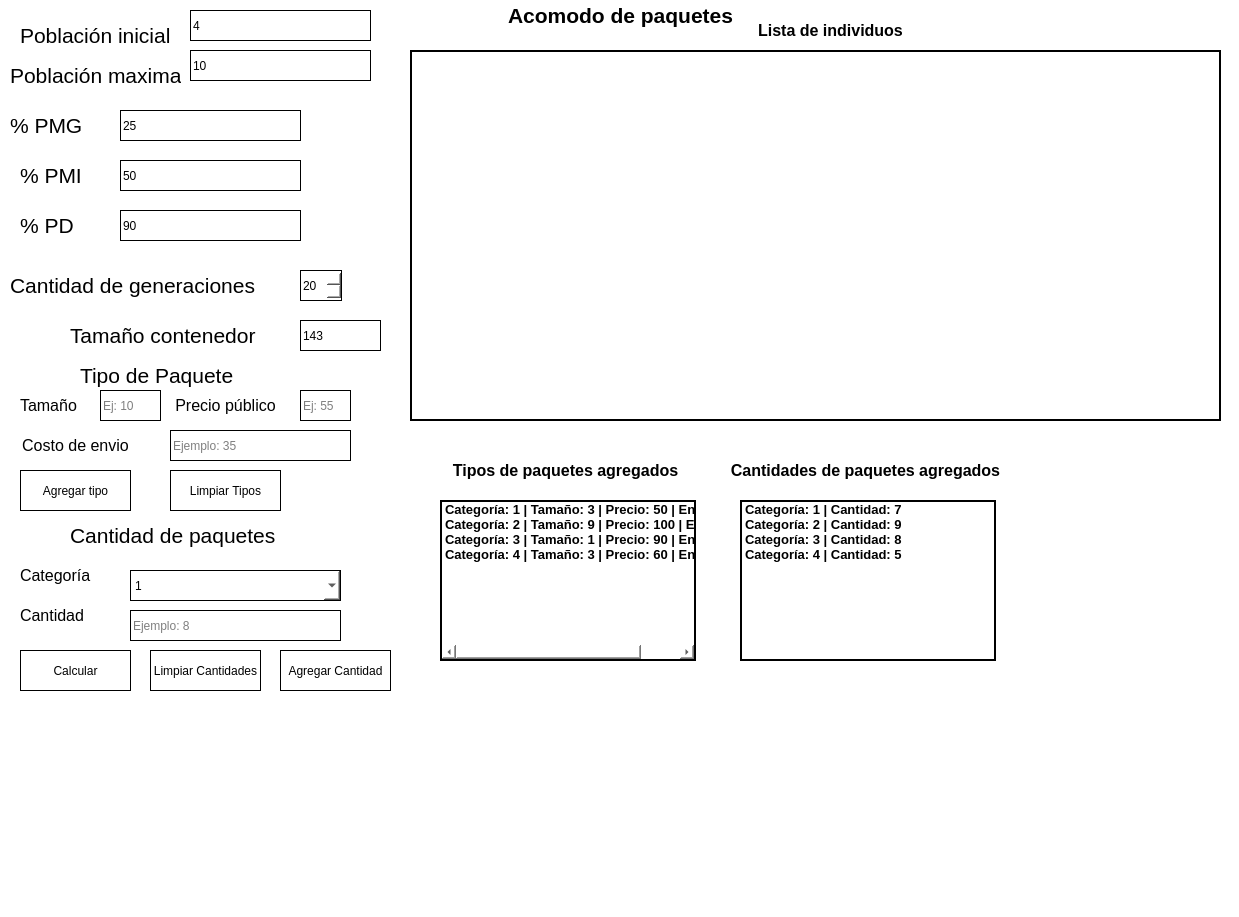
<?xml version="1.0" encoding="UTF-8"?>
<ui version="4.0">
 <class>MainWindow</class>
 <widget class="QMainWindow" name="MainWindow">
  <property name="geometry">
   <rect>
    <x>0</x>
    <y>0</y>
    <width>1239</width>
    <height>917</height>
   </rect>
  </property>
  <property name="windowTitle">
   <string>Algoritmos Geneticos</string>
  </property>
  <property name="styleSheet">
   <string notr="true">background-color: rgb(255, 255, 255);</string>
  </property>
  <widget class="QWidget" name="centralwidget">
   <widget class="QLabel" name="label_2">
    <property name="geometry">
     <rect>
      <x>495</x>
      <y>0</y>
      <width>251</width>
      <height>31</height>
     </rect>
    </property>
    <property name="font">
     <font>
      <family>Arial</family>
      <pointsize>16</pointsize>
      <weight>75</weight>
      <bold>true</bold>
     </font>
    </property>
    <property name="cursor">
     <cursorShape>ArrowCursor</cursorShape>
    </property>
    <property name="styleSheet">
     <string notr="true"/>
    </property>
    <property name="text">
     <string>Acomodo de paquetes</string>
    </property>
    <property name="alignment">
     <set>Qt::AlignCenter</set>
    </property>
   </widget>
   <widget class="QPushButton" name="btn_calcular">
    <property name="enabled">
     <bool>true</bool>
    </property>
    <property name="geometry">
     <rect>
      <x>20</x>
      <y>650</y>
      <width>111</width>
      <height>41</height>
     </rect>
    </property>
    <property name="layoutDirection">
     <enum>Qt::LeftToRight</enum>
    </property>
    <property name="styleSheet">
     <string notr="true">border: 1px solid;
background:rgb(255, 255, 255)</string>
    </property>
    <property name="text">
     <string>Calcular</string>
    </property>
   </widget>
   <widget class="QLineEdit" name="pIni">
    <property name="geometry">
     <rect>
      <x>190</x>
      <y>10</y>
      <width>181</width>
      <height>31</height>
     </rect>
    </property>
    <property name="styleSheet">
     <string notr="true">border: 1px solid;
background:rgb(255, 255, 255)</string>
    </property>
    <property name="text">
     <string>4</string>
    </property>
    <property name="placeholderText">
     <string>Ejemplo: 4</string>
    </property>
   </widget>
   <widget class="QLineEdit" name="pMax">
    <property name="geometry">
     <rect>
      <x>190</x>
      <y>50</y>
      <width>181</width>
      <height>31</height>
     </rect>
    </property>
    <property name="styleSheet">
     <string notr="true">border: 1px solid;
background:rgb(255, 255, 255)</string>
    </property>
    <property name="text">
     <string>10</string>
    </property>
    <property name="placeholderText">
     <string>Ejemplo: 15</string>
    </property>
   </widget>
   <widget class="QLabel" name="label_8">
    <property name="geometry">
     <rect>
      <x>20</x>
      <y>20</y>
      <width>161</width>
      <height>31</height>
     </rect>
    </property>
    <property name="font">
     <font>
      <family>Arial</family>
      <pointsize>16</pointsize>
     </font>
    </property>
    <property name="text">
     <string>Población inicial</string>
    </property>
   </widget>
   <widget class="QLabel" name="label_9">
    <property name="geometry">
     <rect>
      <x>10</x>
      <y>60</y>
      <width>171</width>
      <height>31</height>
     </rect>
    </property>
    <property name="font">
     <font>
      <family>Arial</family>
      <pointsize>16</pointsize>
     </font>
    </property>
    <property name="text">
     <string>Población maxima</string>
    </property>
   </widget>
   <widget class="QLabel" name="label_11">
    <property name="geometry">
     <rect>
      <x>20</x>
      <y>160</y>
      <width>91</width>
      <height>31</height>
     </rect>
    </property>
    <property name="font">
     <font>
      <family>Arial</family>
      <pointsize>16</pointsize>
     </font>
    </property>
    <property name="text">
     <string>% PMI</string>
    </property>
   </widget>
   <widget class="QLabel" name="label_12">
    <property name="geometry">
     <rect>
      <x>10</x>
      <y>110</y>
      <width>91</width>
      <height>31</height>
     </rect>
    </property>
    <property name="font">
     <font>
      <family>Arial</family>
      <pointsize>16</pointsize>
     </font>
    </property>
    <property name="text">
     <string>% PMG</string>
    </property>
   </widget>
   <widget class="QLineEdit" name="inputPMG">
    <property name="geometry">
     <rect>
      <x>120</x>
      <y>110</y>
      <width>181</width>
      <height>31</height>
     </rect>
    </property>
    <property name="styleSheet">
     <string notr="true">border: 1px solid;
background:rgb(255, 255, 255)</string>
    </property>
    <property name="text">
     <string>25</string>
    </property>
    <property name="placeholderText">
     <string>Ejemplo: 51</string>
    </property>
   </widget>
   <widget class="QLineEdit" name="inputPMI">
    <property name="geometry">
     <rect>
      <x>120</x>
      <y>160</y>
      <width>181</width>
      <height>31</height>
     </rect>
    </property>
    <property name="styleSheet">
     <string notr="true">border: 1px solid;
background:rgb(255, 255, 255)</string>
    </property>
    <property name="text">
     <string>50</string>
    </property>
    <property name="placeholderText">
     <string>Ejemplo: 25</string>
    </property>
   </widget>
   <widget class="QSpinBox" name="generaciones">
    <property name="geometry">
     <rect>
      <x>300</x>
      <y>270</y>
      <width>42</width>
      <height>31</height>
     </rect>
    </property>
    <property name="styleSheet">
     <string notr="true">border: 1px solid;
background:rgb(255, 255, 255)</string>
    </property>
    <property name="minimum">
     <number>1</number>
    </property>
    <property name="maximum">
     <number>100</number>
    </property>
    <property name="value">
     <number>20</number>
    </property>
   </widget>
   <widget class="QLabel" name="label_14">
    <property name="geometry">
     <rect>
      <x>10</x>
      <y>270</y>
      <width>251</width>
      <height>31</height>
     </rect>
    </property>
    <property name="font">
     <font>
      <family>Arial</family>
      <pointsize>16</pointsize>
     </font>
    </property>
    <property name="text">
     <string>Cantidad de generaciones</string>
    </property>
   </widget>
   <widget class="QLineEdit" name="input_tamano_contenedor">
    <property name="geometry">
     <rect>
      <x>300</x>
      <y>320</y>
      <width>81</width>
      <height>31</height>
     </rect>
    </property>
    <property name="styleSheet">
     <string notr="true">border: 1px solid;
background:rgb(255, 255, 255)</string>
    </property>
    <property name="text">
     <string>143</string>
    </property>
    <property name="placeholderText">
     <string>Ejemplo: 100</string>
    </property>
   </widget>
   <widget class="QLabel" name="label_15">
    <property name="geometry">
     <rect>
      <x>70</x>
      <y>320</y>
      <width>191</width>
      <height>31</height>
     </rect>
    </property>
    <property name="font">
     <font>
      <family>Arial</family>
      <pointsize>16</pointsize>
     </font>
    </property>
    <property name="text">
     <string>Tamaño contenedor</string>
    </property>
   </widget>
   <widget class="QLabel" name="label_16">
    <property name="geometry">
     <rect>
      <x>20</x>
      <y>210</y>
      <width>91</width>
      <height>31</height>
     </rect>
    </property>
    <property name="font">
     <font>
      <family>Arial</family>
      <pointsize>16</pointsize>
     </font>
    </property>
    <property name="text">
     <string>% PD</string>
    </property>
   </widget>
   <widget class="QLineEdit" name="inputPD">
    <property name="geometry">
     <rect>
      <x>120</x>
      <y>210</y>
      <width>181</width>
      <height>31</height>
     </rect>
    </property>
    <property name="styleSheet">
     <string notr="true">border: 1px solid;
background:rgb(255, 255, 255)</string>
    </property>
    <property name="text">
     <string>90</string>
    </property>
    <property name="placeholderText">
     <string>Ejemplo: 60</string>
    </property>
   </widget>
   <widget class="QListWidget" name="lista_generaciones">
    <property name="enabled">
     <bool>true</bool>
    </property>
    <property name="geometry">
     <rect>
      <x>410</x>
      <y>50</y>
      <width>811</width>
      <height>371</height>
     </rect>
    </property>
    <property name="font">
     <font>
      <pointsize>12</pointsize>
      <weight>75</weight>
      <bold>true</bold>
     </font>
    </property>
    <property name="styleSheet">
     <string notr="true">border: 2px solid;
background: rgb(255, 255, 255)</string>
    </property>
   </widget>
   <widget class="QLabel" name="label_10">
    <property name="geometry">
     <rect>
      <x>750</x>
      <y>20</y>
      <width>161</width>
      <height>21</height>
     </rect>
    </property>
    <property name="font">
     <font>
      <family>Arial</family>
      <pointsize>12</pointsize>
      <weight>75</weight>
      <bold>true</bold>
     </font>
    </property>
    <property name="text">
     <string>Lista de individuos</string>
    </property>
    <property name="alignment">
     <set>Qt::AlignCenter</set>
    </property>
   </widget>
   <widget class="QLabel" name="label_17">
    <property name="geometry">
     <rect>
      <x>80</x>
      <y>360</y>
      <width>161</width>
      <height>31</height>
     </rect>
    </property>
    <property name="font">
     <font>
      <family>Arial</family>
      <pointsize>16</pointsize>
     </font>
    </property>
    <property name="text">
     <string>Tipo de Paquete</string>
    </property>
   </widget>
   <widget class="QLineEdit" name="tamanoPaquete">
    <property name="geometry">
     <rect>
      <x>100</x>
      <y>390</y>
      <width>61</width>
      <height>31</height>
     </rect>
    </property>
    <property name="styleSheet">
     <string notr="true">border: 1px solid;
background:rgb(255, 255, 255)</string>
    </property>
    <property name="placeholderText">
     <string>Ej: 10</string>
    </property>
   </widget>
   <widget class="QLineEdit" name="envioPaquete">
    <property name="geometry">
     <rect>
      <x>170</x>
      <y>430</y>
      <width>181</width>
      <height>31</height>
     </rect>
    </property>
    <property name="styleSheet">
     <string notr="true">border: 1px solid;
background:rgb(255, 255, 255)</string>
    </property>
    <property name="placeholderText">
     <string>Ejemplo: 35</string>
    </property>
   </widget>
   <widget class="QLineEdit" name="precioPaquete">
    <property name="geometry">
     <rect>
      <x>300</x>
      <y>390</y>
      <width>51</width>
      <height>31</height>
     </rect>
    </property>
    <property name="styleSheet">
     <string notr="true">border: 1px solid;
background:rgb(255, 255, 255)</string>
    </property>
    <property name="placeholderText">
     <string>Ej: 55</string>
    </property>
   </widget>
   <widget class="QLabel" name="label_18">
    <property name="geometry">
     <rect>
      <x>20</x>
      <y>390</y>
      <width>61</width>
      <height>31</height>
     </rect>
    </property>
    <property name="font">
     <font>
      <family>Arial</family>
      <pointsize>12</pointsize>
     </font>
    </property>
    <property name="text">
     <string>Tamaño</string>
    </property>
   </widget>
   <widget class="QLabel" name="label_19">
    <property name="geometry">
     <rect>
      <x>170</x>
      <y>390</y>
      <width>111</width>
      <height>31</height>
     </rect>
    </property>
    <property name="font">
     <font>
      <family>Arial</family>
      <pointsize>12</pointsize>
     </font>
    </property>
    <property name="text">
     <string>Precio público</string>
    </property>
    <property name="alignment">
     <set>Qt::AlignCenter</set>
    </property>
   </widget>
   <widget class="QLabel" name="label_20">
    <property name="geometry">
     <rect>
      <x>10</x>
      <y>430</y>
      <width>131</width>
      <height>31</height>
     </rect>
    </property>
    <property name="font">
     <font>
      <family>Arial</family>
      <pointsize>12</pointsize>
     </font>
    </property>
    <property name="text">
     <string>Costo de envio</string>
    </property>
    <property name="alignment">
     <set>Qt::AlignCenter</set>
    </property>
   </widget>
   <widget class="QPushButton" name="btnTipo">
    <property name="enabled">
     <bool>true</bool>
    </property>
    <property name="geometry">
     <rect>
      <x>20</x>
      <y>470</y>
      <width>111</width>
      <height>41</height>
     </rect>
    </property>
    <property name="styleSheet">
     <string notr="true">border: 1px solid;
background:rgb(255, 255, 255)</string>
    </property>
    <property name="text">
     <string>Agregar tipo</string>
    </property>
   </widget>
   <widget class="QPushButton" name="btnCantidades">
    <property name="enabled">
     <bool>true</bool>
    </property>
    <property name="geometry">
     <rect>
      <x>280</x>
      <y>650</y>
      <width>111</width>
      <height>41</height>
     </rect>
    </property>
    <property name="styleSheet">
     <string notr="true">border: 1px solid;
background:rgb(255, 255, 255)</string>
    </property>
    <property name="text">
     <string>Agregar Cantidad</string>
    </property>
   </widget>
   <widget class="QLabel" name="label_21">
    <property name="geometry">
     <rect>
      <x>70</x>
      <y>520</y>
      <width>211</width>
      <height>31</height>
     </rect>
    </property>
    <property name="font">
     <font>
      <family>Arial</family>
      <pointsize>16</pointsize>
     </font>
    </property>
    <property name="text">
     <string>Cantidad de paquetes</string>
    </property>
   </widget>
   <widget class="QLabel" name="label_22">
    <property name="geometry">
     <rect>
      <x>20</x>
      <y>560</y>
      <width>71</width>
      <height>31</height>
     </rect>
    </property>
    <property name="font">
     <font>
      <family>Arial</family>
      <pointsize>12</pointsize>
     </font>
    </property>
    <property name="text">
     <string>Categoría</string>
    </property>
   </widget>
   <widget class="QLabel" name="label_23">
    <property name="geometry">
     <rect>
      <x>20</x>
      <y>600</y>
      <width>71</width>
      <height>31</height>
     </rect>
    </property>
    <property name="font">
     <font>
      <family>Arial</family>
      <pointsize>12</pointsize>
     </font>
    </property>
    <property name="text">
     <string>Cantidad</string>
    </property>
   </widget>
   <widget class="QLineEdit" name="cantidadAgregar">
    <property name="geometry">
     <rect>
      <x>130</x>
      <y>610</y>
      <width>211</width>
      <height>31</height>
     </rect>
    </property>
    <property name="styleSheet">
     <string notr="true">border: 1px solid;
background:rgb(255, 255, 255)</string>
    </property>
    <property name="placeholderText">
     <string>Ejemplo: 8</string>
    </property>
   </widget>
   <widget class="QListWidget" name="listaTipos">
    <property name="geometry">
     <rect>
      <x>440</x>
      <y>500</y>
      <width>256</width>
      <height>161</height>
     </rect>
    </property>
    <property name="font">
     <font>
      <pointsize>10</pointsize>
      <weight>75</weight>
      <bold>true</bold>
     </font>
    </property>
    <property name="styleSheet">
     <string notr="true">border: 2px solid;
background: rgb(255, 255, 255)</string>
    </property>
    <item>
     <property name="text">
      <string>Categoría: 1 | Tamaño: 3 | Precio: 50 | Envio: 36</string>
     </property>
    </item>
    <item>
     <property name="text">
      <string>Categoría: 2 | Tamaño: 9 | Precio: 100 | Envio: 32</string>
     </property>
    </item>
    <item>
     <property name="text">
      <string>Categoría: 3 | Tamaño: 1 | Precio: 90 | Envio: 85</string>
     </property>
    </item>
    <item>
     <property name="text">
      <string>Categoría: 4 | Tamaño: 3 | Precio: 60 | Envio: 38</string>
     </property>
    </item>
   </widget>
   <widget class="QListWidget" name="listaAgregados">
    <property name="geometry">
     <rect>
      <x>740</x>
      <y>500</y>
      <width>256</width>
      <height>161</height>
     </rect>
    </property>
    <property name="font">
     <font>
      <pointsize>10</pointsize>
      <weight>75</weight>
      <bold>true</bold>
     </font>
    </property>
    <property name="styleSheet">
     <string notr="true">border: 2px solid;
background: rgb(255, 255, 255)</string>
    </property>
    <item>
     <property name="text">
      <string>Categoría: 1 | Cantidad: 7</string>
     </property>
    </item>
    <item>
     <property name="text">
      <string>Categoría: 2 | Cantidad: 9</string>
     </property>
    </item>
    <item>
     <property name="text">
      <string>Categoría: 3 | Cantidad: 8</string>
     </property>
    </item>
    <item>
     <property name="text">
      <string>Categoría: 4 | Cantidad: 5</string>
     </property>
    </item>
   </widget>
   <widget class="QLabel" name="label_24">
    <property name="geometry">
     <rect>
      <x>430</x>
      <y>460</y>
      <width>271</width>
      <height>21</height>
     </rect>
    </property>
    <property name="font">
     <font>
      <family>Arial</family>
      <pointsize>12</pointsize>
      <weight>75</weight>
      <bold>true</bold>
     </font>
    </property>
    <property name="text">
     <string>Tipos de paquetes agregados</string>
    </property>
    <property name="alignment">
     <set>Qt::AlignCenter</set>
    </property>
   </widget>
   <widget class="QLabel" name="label_25">
    <property name="geometry">
     <rect>
      <x>730</x>
      <y>460</y>
      <width>271</width>
      <height>21</height>
     </rect>
    </property>
    <property name="font">
     <font>
      <family>Arial</family>
      <pointsize>12</pointsize>
      <weight>75</weight>
      <bold>true</bold>
     </font>
    </property>
    <property name="text">
     <string>Cantidades de paquetes agregados</string>
    </property>
    <property name="alignment">
     <set>Qt::AlignCenter</set>
    </property>
   </widget>
   <widget class="QComboBox" name="comboBox">
    <property name="geometry">
     <rect>
      <x>130</x>
      <y>570</y>
      <width>211</width>
      <height>31</height>
     </rect>
    </property>
    <property name="styleSheet">
     <string notr="true">border: 1px solid;
background: rgb(255, 255, 255)</string>
    </property>
    <item>
     <property name="text">
      <string>1</string>
     </property>
    </item>
    <item>
     <property name="text">
      <string>2</string>
     </property>
    </item>
    <item>
     <property name="text">
      <string>3</string>
     </property>
    </item>
    <item>
     <property name="text">
      <string>4</string>
     </property>
    </item>
    <item>
     <property name="text">
      <string>5</string>
     </property>
    </item>
   </widget>
   <widget class="QPushButton" name="btnLimpiarTipo">
    <property name="enabled">
     <bool>true</bool>
    </property>
    <property name="geometry">
     <rect>
      <x>170</x>
      <y>470</y>
      <width>111</width>
      <height>41</height>
     </rect>
    </property>
    <property name="styleSheet">
     <string notr="true">border: 1px solid;
background:rgb(255, 255, 255)</string>
    </property>
    <property name="text">
     <string>Limpiar Tipos</string>
    </property>
   </widget>
   <widget class="QPushButton" name="btnLimpiarCantidad">
    <property name="enabled">
     <bool>true</bool>
    </property>
    <property name="geometry">
     <rect>
      <x>150</x>
      <y>650</y>
      <width>111</width>
      <height>41</height>
     </rect>
    </property>
    <property name="styleSheet">
     <string notr="true">border: 1px solid;
background:rgb(255, 255, 255)</string>
    </property>
    <property name="text">
     <string>Limpiar Cantidades</string>
    </property>
   </widget>
  </widget>
  <widget class="QStatusBar" name="statusbar"/>
 </widget>
 <resources/>
 <connections/>
</ui>
